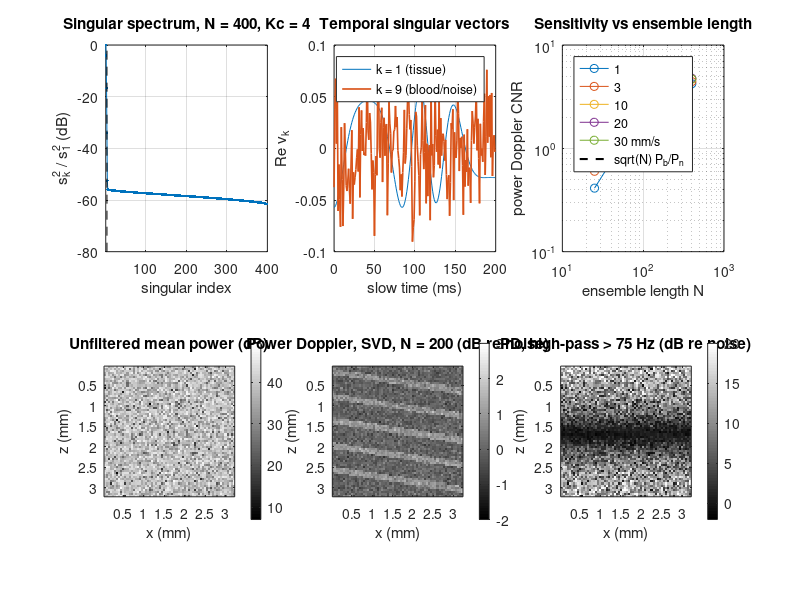

This chart was generated by the following MATLAB code:
%% m29_ultrafast_power_doppler.m
% Purpose : Ultrafast power Doppler on a simulated slow-time ensemble.
%           Clutter: speckle tissue that moves axially (3.3 Hz, 50 um, with a
%           depth gradient so the motion is not rigid) at 40 dB above blood.
%           Blood: five small vessels (150 um wide) with axial speeds from
%           1 to 30 mm/s, each pixel a complex Gaussian process with a
%           Gaussian Doppler spectrum. White noise 6 dB above blood.
%           Part 1: SVD clutter filter on the Casorati matrix (pixels x time),
%                   clutter rank Kc = singular powers > 10 dB above the median.
%           Part 2: power Doppler CNR per vessel versus ensemble length N;
%                   theory: CNR = (P_b / P_n) sqrt(N - Kc) for independent noise.
%           Part 3: SVD versus an ideal FFT high-pass (|f| > 75 Hz) at N = 200.
% Change  : f0, PRF, motion amplitude Am, CBRdB, BNRdB, fcut, the vessel speeds.
% Expect  : f0 = 15 MHz, PRF = 1 kHz, peak tissue Doppler 20 Hz (30 Hz at the
%           bottom). Kc = 4 at N = 400; the first 4 components hold 99.9993 %
%           of the tissue energy. CNR follows sqrt(N - Kc): 2.47 -> 5.00 from
%           N = 100 to 400 (measured ratio 1.98). Slow vessels fall below theory
%           at N = 25-50 (blood not yet decorrelated: it shares the tissue
%           subspace). The FFT high-pass leaks tissue through the rectangular
%           window (motion not periodic in the ensemble): background 11.5 dB
%           above noise, no vessel detectable, while SVD leaves 0.99 x noise.
rng(1);

%% Parameters
c = 1540; f0 = 15e6; PRF = 1e3; T = 1/PRF;     % compounded frame rate (Hz)
Nmax = 400;                                     % longest ensemble (frames)
nz = 64; nx = 64; dpix = 50e-6;                 % pixels and pixel size (m)
P = nz*nx;  t = (0:Nmax-1)*T;
CBRdB = 40;  BNRdB = -6;                        % clutter/blood and blood/noise per sample (dB)
Am = 50e-6;  fm = 3.3;  grad = 0.5;             % motion amplitude (m), rate (Hz, not periodic in the window), depth gradient
fcut = 75;                                      % FFT high-pass cutoff for comparison (Hz)
vax = [1 3 10 20 30]*1e-3;                      % axial blood speeds (m/s)
zc  = [8 20 32 44 56];                          % vessel centre rows (pixels)
fD  = 2*vax*f0/c;
fprintf('lambda = %.1f um; Doppler of the five vessels: %s Hz (Nyquist %d Hz)\n', c/f0*1e6, mat2str(round(fD*10)/10), PRF/2);
fprintf('Peak tissue velocity %.2f mm/s -> peak tissue Doppler %.1f Hz (x%.1f at the bottom)\n', 2*pi*fm*Am*1e3, 2*2*pi*fm*Am*f0/c, 1 + grad);

%% Signals
[XX, ZZ] = meshgrid(1:nx, 1:nz);
lab = zeros(nz, nx);                             % vessel label per pixel (0 = background)
for k = 1:5, lab(abs(ZZ - zc(k) - 0.15*(XX - nx/2)) <= 1.5) = k; end   % slightly oblique, 3 px wide
% Tissue: fixed speckle amplitude x motion phase 4 pi f0 d(z,t)/c
depthw = 1 + grad*(ZZ(:) - 1)/(nz - 1);          % P x 1 displacement weight
d = Am*sin(2*pi*fm*t + 0.7);                          % 1 x N displacement (m)
spk = (randn(P,1) + 1j*randn(P,1))/sqrt(2);
tiss = spk .* exp(1j*4*pi*f0/c * depthw * d);    % P x N, unit power
% Blood: white noise shaped by a Gaussian spectrum centred at fD (per vessel)
Lf = 1024;  ff = ((0:Lf-1) - Lf/2)/Lf*PRF;  blood = zeros(P, Nmax);
for k = 1:5
    idx = find(lab(:) == k);  sb = 20 + 0.3*fD(k);                % spectral std (Hz)
    fa = mod(ff - fD(k) + PRF/2, PRF) - PRF/2;                     % aliased offset from fD
    H = ifftshift(exp(-fa.^2/(4*sb^2)));                           % amplitude filter -> power std sb
    W = (randn(numel(idx), Lf) + 1j*randn(numel(idx), Lf))/sqrt(2);
    B = ifft(bsxfun(@times, fft(W, [], 2), H), [], 2);
    B = B(:, 1:Nmax);  blood(idx, :) = B / sqrt(mean(abs(B(:)).^2));
end
noise = (randn(P, Nmax) + 1j*randn(P, Nmax))/sqrt(2) * 10^(-BNRdB/20);
S = 10^(CBRdB/20)*tiss + blood + noise;          % Casorati matrix, P x N

%% Part 1: SVD of the full ensemble
[U, Sg, V] = svd(S, 'econ');  sv = diag(Sg);
s2 = sv.^2;  floorP = median(s2);
Kc = find(s2 > 10*floorP, 1, 'last');            % clutter: > 10 dB above the median singular power
fprintf('Part 1: N = %d, clutter rank Kc = %d (singular power > 10 dB above median); s1/s_median = %.1f dB\n', Nmax, Kc, 10*log10(s2(1)/floorP));
fprintf('        tissue energy in first Kc components: %.4f %%  of total tissue energy left = %.2e\n', ...
    100*(1 - norm(10^(CBRdB/20)*tiss - U(:,1:Kc)*(U(:,1:Kc)'*10^(CBRdB/20)*tiss), 'fro')^2/norm(10^(CBRdB/20)*tiss, 'fro')^2), ...
    norm(10^(CBRdB/20)*tiss - U(:,1:Kc)*(U(:,1:Kc)'*10^(CBRdB/20)*tiss), 'fro')^2/norm(10^(CBRdB/20)*tiss, 'fro')^2);

%% Part 2: power Doppler CNR vs ensemble length
Ns = [25 50 100 200 400];  bg = lab(:) == 0;  cnr = zeros(numel(Ns), 5);  Kn = zeros(size(Ns));
fprintf('Part 2: CNR = (mean PD vessel - mean PD background) / std PD background\n');
fprintf('   N    Kc   V1(1mm/s) V2(3)  V3(10)  V4(20)  V5(30)   theory (Pb/Pn) sqrt(N - Kc)\n');
for i = 1:numel(Ns)
    N = Ns(i);  Sn = S(:, 1:N);
    [Un, Sgn, Vn] = svd(Sn, 'econ');  q = diag(Sgn).^2;  K = find(q > 10*median(q), 1, 'last');  Kn(i) = K;
    F = Sn - Un(:,1:K)*(Sgn(1:K,1:K)*Vn(:,1:K)');
    PD = mean(abs(F).^2, 2);
    for k = 1:5, cnr(i,k) = (mean(PD(lab(:)==k)) - mean(PD(bg))) / std(PD(bg)); end
    fprintf('  %3d   %2d   %5.2f   %5.2f   %5.2f   %5.2f   %5.2f    %5.2f\n', N, K, cnr(i,:), 10^(BNRdB/10)*sqrt(N - K));
    if N == 200, PDsvd = PD; F200 = F; end
end
fprintf('CNR ratio N = 400 vs 100 (mean of vessels): %.2f (sqrt(4) = 2)\n', mean(cnr(5,:)./cnr(3,:)));

%% Part 3: SVD vs FFT high-pass at N = 200
N = 200;  Sn = S(:, 1:N);
fk = ((0:N-1) - N*(0:N-1 >= N/2))*PRF/N;         % FFT bin frequencies (Hz)
G = fft(Sn, [], 2);  G(:, abs(fk) <= fcut) = 0;  Fh = ifft(G, [], 2);
PDhp = mean(abs(Fh).^2, 2);
cnrH = zeros(1,5);  cnrS = zeros(1,5);
for k = 1:5
    cnrH(k) = (mean(PDhp(lab(:)==k)) - mean(PDhp(bg))) / std(PDhp(bg));
    cnrS(k) = (mean(PDsvd(lab(:)==k)) - mean(PDsvd(bg))) / std(PDsvd(bg));
end
resH = mean(PDhp(bg)) / (10^(-BNRdB/10));   resS = mean(PDsvd(bg)) / (10^(-BNRdB/10));
fprintf('Part 3 (N = 200): background PD / noise power: SVD %.2f, high-pass %.1f (%.1f dB above noise)\n', resS, resH, 10*log10(resH));
fprintf('   vessel:   1 mm/s  3 mm/s  10 mm/s  20 mm/s  30 mm/s\n   SVD CNR  %6.2f  %6.2f  %6.2f   %6.2f   %6.2f\n   HP  CNR  %6.2f  %6.2f  %6.2f   %6.2f   %6.2f\n', cnrS, cnrH);

%% Figures
figure('Position', [40 40 1150 640]);
subplot(2,3,1); plot(10*log10(s2/s2(1)), '.-'); hold on; plot([Kc Kc], [-80 0], 'k--'); grid on;
xlabel('singular index'); ylabel('s_k^2 / s_1^2 (dB)'); title(sprintf('Singular spectrum, N = %d, Kc = %d', Nmax, Kc)); xlim([1 Nmax]);
subplot(2,3,2); plot(t(1:200)*1e3, real(V(1:200,1)), t(1:200)*1e3, real(V(1:200,Kc+5)), 'LineWidth', 1.2); grid on;
xlabel('slow time (ms)'); ylabel('Re v_k'); legend('k = 1 (tissue)', sprintf('k = %d (blood/noise)', Kc+5)); title('Temporal singular vectors');
subplot(2,3,3); loglog(Ns, cnr, 'o-'); hold on; loglog(Ns, 10^(BNRdB/10)*sqrt(Ns), 'k--', 'LineWidth', 1.5); grid on;
xlabel('ensemble length N'); ylabel('power Doppler CNR'); title('Sensitivity vs ensemble length'); legend('1', '3', '10', '20', '30 mm/s', 'sqrt(N) P_b/P_n', 'Location', 'northwest');
subplot(2,3,4); imagesc((1:nx)*dpix*1e3, (1:nz)*dpix*1e3, reshape(10*log10(mean(abs(S(:,1:200)).^2,2)), nz, nx)); axis image; colorbar; colormap(gray);
title('Unfiltered mean power (dB)'); xlabel('x (mm)'); ylabel('z (mm)');
subplot(2,3,5); imagesc((1:nx)*dpix*1e3, (1:nz)*dpix*1e3, reshape(10*log10(PDsvd*10^(BNRdB/10)), nz, nx), [-2 3]); axis image; colorbar;
title('Power Doppler, SVD, N = 200 (dB re noise)'); xlabel('x (mm)'); ylabel('z (mm)');
subplot(2,3,6); imagesc((1:nx)*dpix*1e3, (1:nz)*dpix*1e3, reshape(10*log10(PDhp*10^(BNRdB/10)), nz, nx), [-2 20]); axis image; colorbar;
title(sprintf('PD, high-pass > %d Hz (dB re noise)', fcut)); xlabel('x (mm)'); ylabel('z (mm)');
